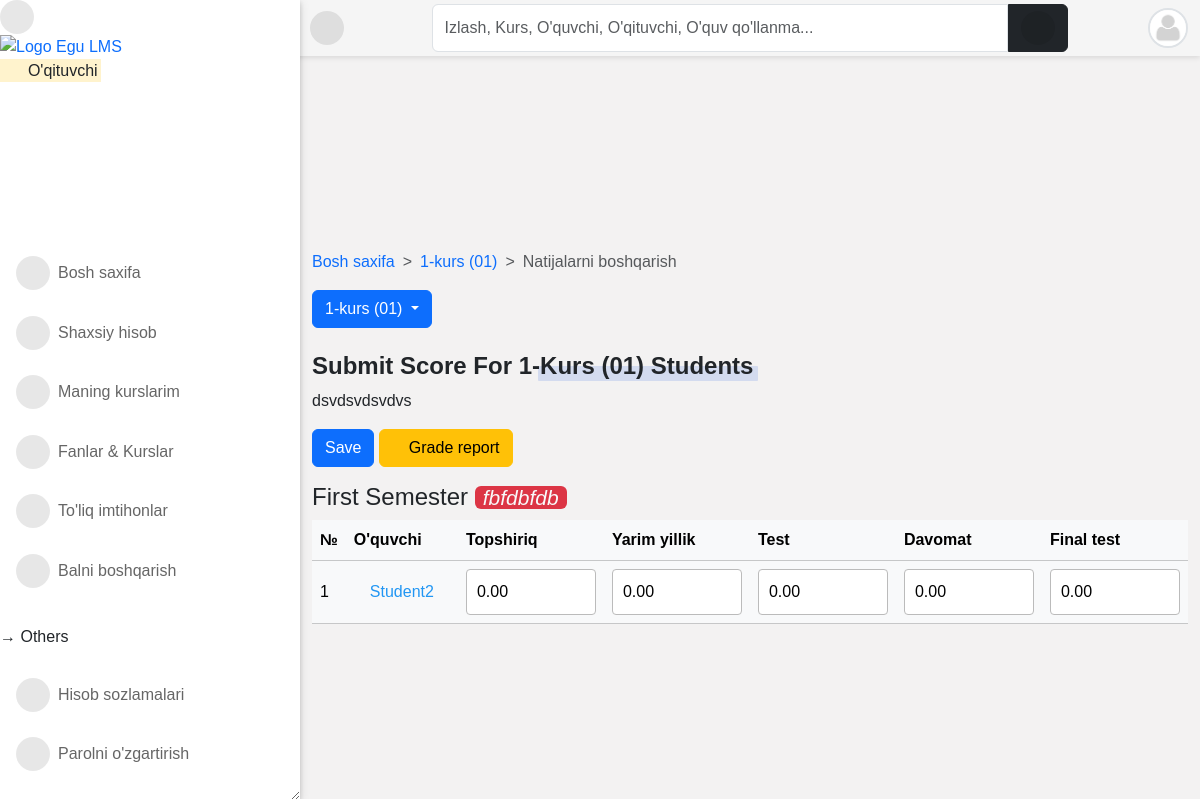
Page /result/manage-score/4/ (signed in) on the earlier database version.
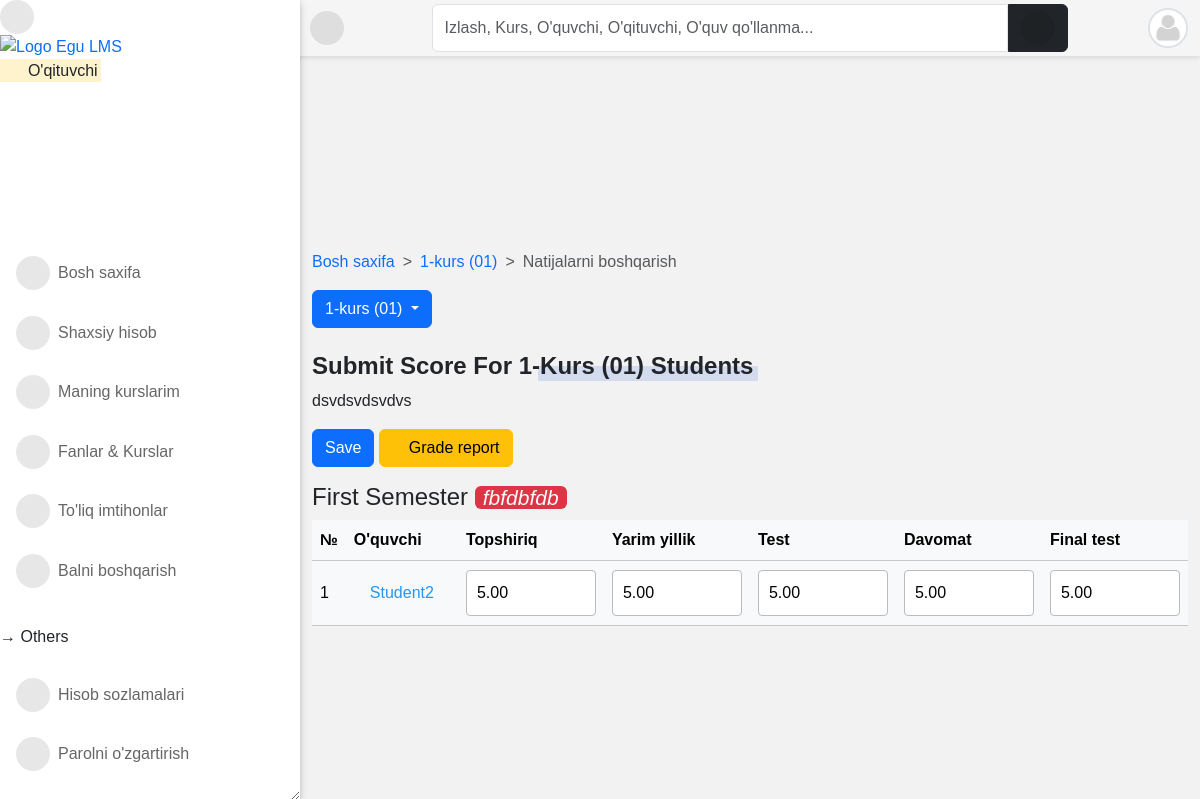
Same page on the later database version.
### result/models.py (models this page shows, shortened)
class TakenCourse(models.Model):
    student = models.ForeignKey(Student, on_delete=models.CASCADE)
    course = models.ForeignKey(
        Course, on_delete=models.CASCADE, related_name="taken_courses"
    )
    assignment = models.DecimalField(max_digits=5, decimal_places=2, default=0.0)
    mid_exam = models.DecimalField(max_digits=5, decimal_places=2, default=0.0)
    quiz = models.DecimalField(max_digits=5, decimal_places=2, default=0.0)
    attendance = models.DecimalField(max_digits=5, decimal_places=2, default=0.0)
    final_exam = models.DecimalField(max_digits=5, decimal_places=2, default=0.0)
    total = models.DecimalField(max_digits=5, decimal_places=2, default=0.0)
    grade = models.CharField(choices=GRADE, max_length=2, blank=True)
    point = models.DecimalField(max_digits=5, decimal_places=2, default=0.0)
    comment = models.CharField(choices=COMMENT, max_length=200, blank=True)

### accounts/models.py (models this page shows, shortened)
class Student(models.Model):
    student = models.OneToOneField(User, on_delete=models.CASCADE)
    level = models.CharField(max_length=25, choices=LEVEL, null=True)
    program = models.ForeignKey(Program, on_delete=models.CASCADE, null=True)
    objects = StudentManager()
    class Meta:
        ordering = ("-student__date_joined",)

class User(AbstractUser):
    is_student = models.BooleanField(default=False)
    is_lecturer = models.BooleanField(default=False)
    is_parent = models.BooleanField(default=False)
    is_dep_head = models.BooleanField(default=False)
    phone = models.CharField(max_length=60, blank=True, null=True)
    address = models.CharField(max_length=60, blank=True, null=True)
    picture = models.ImageField(
        upload_to="profile_pictures/%y/%m/%d/", default="default.png", null=True
    )
    email = models.EmailField(blank=True, null=True)
    username_validator = ASCIIUsernameValidator()
    objects = CustomUserManager()
    class Meta:
        ordering = ("-date_joined",)
    @property
    def get_user_role(self):
        if self.is_superuser:
            role = "Boshliq"
        elif self.is_student:
            role = "O'quvchi"
        elif self.is_lecturer:
            role = "O'qituvchi"
        elif self.is_parent:
            role = "Ota-ona"
        return role
    def get_absolute_url(self):
        return reverse("profile_single", kwargs={"id": self.id})

### result/views.py (the view, shortened to what this page needs)
# urls.py: path("manage-score/<int:id>/", add_score_for, name="add_score_for"),
@login_required
@lecturer_required
def add_score_for(request, id):
    current_session = Session.objects.get(is_current_session=True)
    current_semester = get_object_or_404(
        Semester, is_current_semester=True, session=current_session
    )
    if request.method == "GET":
        courses = Course.objects.filter(
            allocated_course__lecturer__pk=request.user.id
        ).filter(semester=current_semester)
        course = Course.objects.get(pk=id)
        students = (
            TakenCourse.objects.filter(
                course__allocated_course__lecturer__pk=request.user.id
            )
            .filter(course__id=id)
            .filter(course__semester=current_semester)
        )
        context = {
            "title": "Submit Score",
            "courses": courses,
            "course": course,
            "students": students,
            "current_session": current_session,
            "current_semester": current_semester,
        }
        return render(request, "result/add_score_for.html", context)

### core/models.py (called while the page is built)
    def __str__(self):
        return self.session

    def __str__(self):
        return self.semester

### course/models.py (called while the page is built)
    def __str__(self):
        return "{0} ({1})".format(self.title, self.code)

    def get_absolute_url(self):
        return reverse("course_detail", kwargs={"slug": self.slug})

### templates/result/add_score_for.html (shortened to what this page needs)
{% extends 'base.html' %}
{% load static %}
{% block content %}
<nav style="--bs-breadcrumb-divider: '>';" aria-label="breadcrumb">
    <ol class="breadcrumb">
        <li class="breadcrumb-item"><a href="/">Bosh saxifa</a></li>
        <li class="breadcrumb-item"><a href="{{ course.get_absolute_url }}">{{ course }}</a></li>
        <li class="breadcrumb-item active" aria-current="page">Natijalarni boshqarish</li>
    </ol>
</nav>
<div class="dropdown">
    <button class="btn btn-primary dropdown-toggle" type="button" data-bs-toggle="dropdown" aria-haspopup="true" aria-expanded="false">
        {{ course }}
    </button>
</div>
<br>
<h4 class="title-1">Submit score for {{ course }} Students</h4>
<p>{{ course.summary }}</p>
<form action="" method="POST">
    <div class="btn-flex">
        <button title="Save Score" type="submit" class="btn btn-primary">Save</button>
        <a target="_blank" href="{% url 'result_sheet_pdf_view' id=course.id %}">
            <span data-toggle="tooltip" title="Print Result sheet" class="btn btn-warning">
                <i class="far fa-file-pdf"></i> Grade report
            </span>
        </a>
    </div>
    <h4 class="mt-3">{{ current_semester }} Semester <i class="text-light px-2 rounded small bg-danger">{{ current_session }}</i></h4>
    <div class="table-responsive">
        <table class="table table-light">
            <thead>
                <tr>
                    <th>№</th>
                    <th>O'quvchi</th>
                    <th>Topshiriq</th>
                    <th>Yarim yillik</th>
                    <th>Test</th>
                    <th>Davomat</th>
                    <th>Final test</th>
                </tr>
            </thead>
            <tbody>
                {% for student in students %}
                <tr>
                    <td>{{ forloop.counter }}</td>
                    <td><a href="{{ student.student.student.get_absolute_url }}">{{ student.student.student.username }}</a></td>
                    <td>
                        <input id="assignment" type="number" name="{{ student.id }}" value="{{ student.assignment }}" width="20px">
                    </td>
                    <td>
                        <input id="mid_exam" type="number" name="{{ student.id }}" value="{{ student.mid_exam }}">
                    </td>
                    <td>
                        <input id="quiz" type="number" name="{{ student.id }}" value="{{ student.quiz }}">
                    </td>
                    <td>
                        <input id="attendance" type="number" name="{{ student.id }}" value="{{ student.attendance }}">
                    </td>
                    <td>
                        <input id="final_exam" type="number" name="{{ student.id }}" value="{{ student.final_exam }}">
                    </td>
                </tr>
                {% endfor %}
            </tbody>
        </table>
    </div>
</form>
{% endblock content %}

Differences in the rows shown:
changed TakenCourse "Student2": assignment "0.00" → "5.00"; mid_exam "0.00" → "5.00"; quiz "0.00" → "5.00"; attendance "0.00" → "5.00"; final_exam "0.00" → "5.00"
